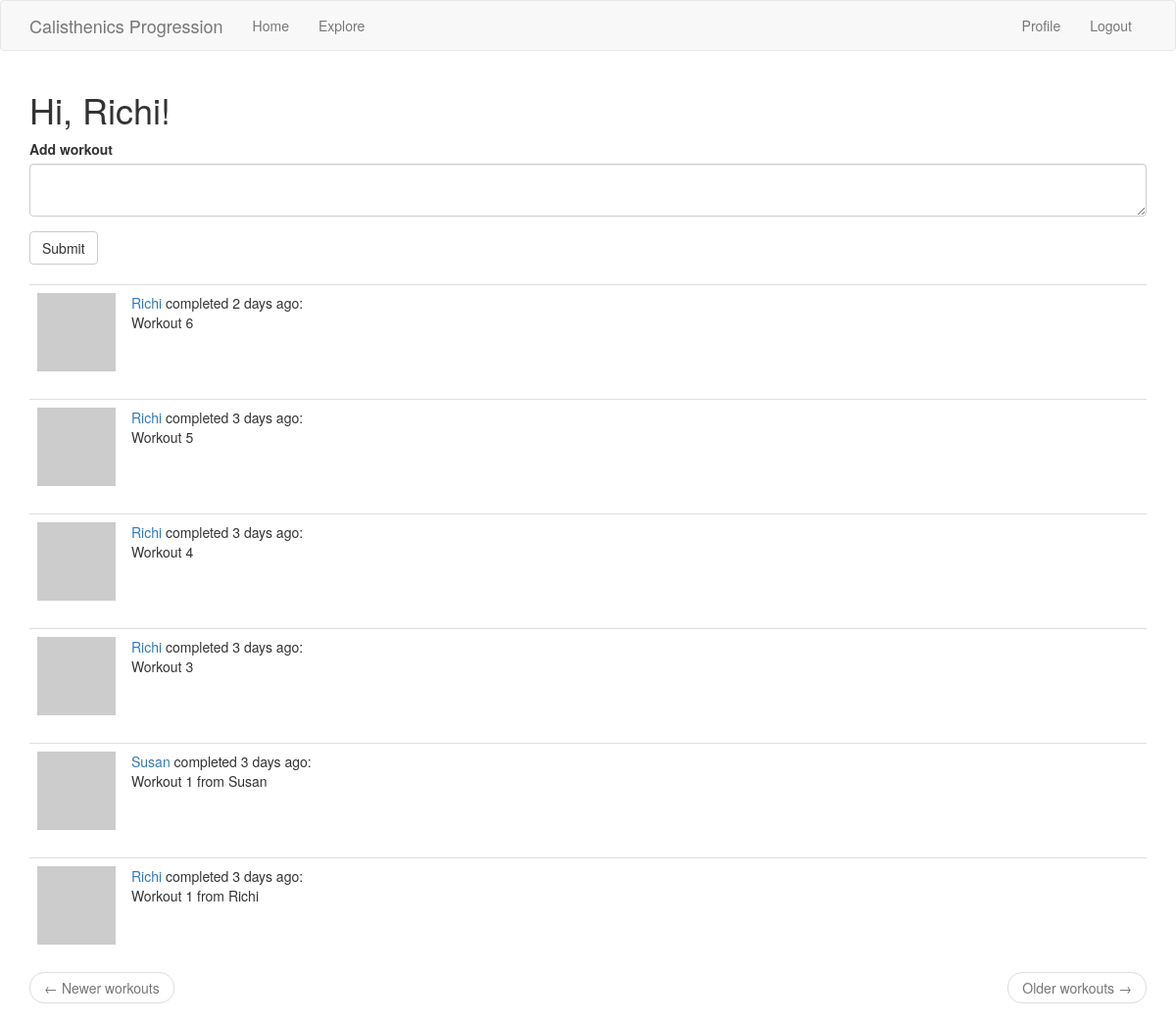
The app's page /index (signed in) with its own data.
### app/models.py (models this page shows, shortened)
class User(UserMixin, db.Model):
    id = db.Column(db.Integer, primary_key=True)
    username = db.Column(db.String(64), index=True, unique=True)
    email = db.Column(db.String(120), index=True, unique=True)
    password_hash = db.Column(db.String(128))
    about_me = db.Column(db.String(280))
    last_seen = db.Column(db.DateTime, default=datetime.utcnow)
    followed = db.relationship(
        'User', secondary=followers,
        primaryjoin=(followers.c.follower_id == id),
        secondaryjoin=(followers.c.followed_id == id),
        backref=db.backref('followers', lazy='dynamic'), lazy='dynamic')
    workouts = db.relationship('Workout', backref='athlet', lazy='dynamic')
    def avatar(self, size):
        digest = md5(self.email.lower().encode('utf-8')).hexdigest()
        return 'https://www.gravatar.com/avatar/{}?d=identicon&s={}'.format(digest, size)
    def followed_workouts(self):
        followed = Workout.query.join(
            followers, (followers.c.followed_id == Workout.user_id)).filter(
                followers.c.follower_id == self.id)
        own = Workout.query.filter_by(user_id=self.id)
        return followed.union(own).order_by(Workout.timestamp.desc())

class Workout(db.Model):
    id = db.Column(db.Integer, primary_key=True)
    title = db.Column(db.String(80), index=True)
    timestamp = db.Column(db.DateTime, index=True, default=datetime.utcnow)
    user_id = db.Column(db.Integer, db.ForeignKey('user.id'))

### app/main/routes.py (the view)
@bp.route("/", methods=['GET', 'POST'] )
@bp.route("/index", methods=['GET', 'POST'])
@login_required
def index():
    form = WorkoutForm()
    if form.validate_on_submit():
        workout = Workout(title=form.workout.data, athlet=current_user)
        db.session.add(workout)
        db.session.commit()
        flash('Your workout is now live!')
        return redirect(url_for('main.index'))
    page = request.args.get('page', 1, type=int)
    workouts = current_user.followed_workouts().paginate(page, current_app.config['WORKOUTS_PER_PAGE'], False)
    next_url = url_for('main.index', page=workouts.next_num) \
        if workouts.has_next else None
    prev_url = url_for('main.index', page=workouts.prev_num) \
        if workouts.has_prev else None
    return render_template('index.html', title='Home', form=form, workouts=workouts.items, next_url=next_url, prev_url=prev_url)

### app/main/forms.py
class WorkoutForm(FlaskForm):
    workout = TextAreaField('Add workout', validators=[DataRequired(), Length(min=1, max=140)])
    submit = SubmitField('Submit')

### app/main/routes.py (called while the page is built)
@bp.before_app_request
def before_request():
    if current_user.is_authenticated:
        current_user.last_seen = datetime.utcnow()
        db.session.commit()

### app/models.py (called while the page is built)
@login.user_loader
def load_user(id):
    return User.query.get(int(id))

### app/templates/index.html
{% extends "base.html" %}
{% import 'bootstrap/wtf.html' as wtf %}
{% block app_content %}
    <h1>Hi, {{ current_user.username }}!</h1>
    {% if form %}
    {{ wtf.quick_form(form) }}
    <br>
    {% endif %}
    {% for workout in workouts %}
        {% include '_workout.html' %}
    {% endfor %}
    <nav aria-label="...">
        <ul class="pager">
            <li class="previous{% if not prev_url %} disabled{% endif %}">
                <a href="{{ prev_url or '#' }}">
                    <span aria-hidden="true">&larr;</span> Newer workouts
                </a>
            </li>
            <li class="next{% if not next_url %} disabled{% endif %}">
                <a href="{{ next_url or '#' }}">
                    Older workouts <span aria-hidden="true">&rarr;</span>
                </a>
            </li>
        </ul>
    </nav>
{% endblock %}

### app/templates/_workout.html
<table class="table table-hover">
    <tr>
        <td width="70px">
            <a href="{{ url_for('main.user', username=workout.athlet.username) }}">
                <img src="{{ workout.athlet.avatar(70) }}" />
            </a>
        </td>
        <td>
            <a href="{{ url_for('main.user', username=workout.athlet.username) }}">
                {{ workout.athlet.username }}
            </a>
            completed {{ moment(workout.timestamp).fromNow() }}:
            <br>
            {{ workout.title }}
        </td>
    </tr>
</table>

### records on screen
User: username "Richi"
Workout: athlet.username "Richi", timestamp "2 days ago", title "Workout 6"
Workout: athlet.username "Richi", timestamp "3 days ago", title "Workout 5"
Workout: athlet.username "Richi", timestamp "3 days ago", title "Workout 4"
Workout: athlet.username "Richi", timestamp "3 days ago", title "Workout 3"
Workout: athlet.username "Susan", timestamp "3 days ago", title "Workout 1 from Susan"
Workout: athlet.username "Richi", timestamp "3 days ago", title "Workout 1 from Richi"
